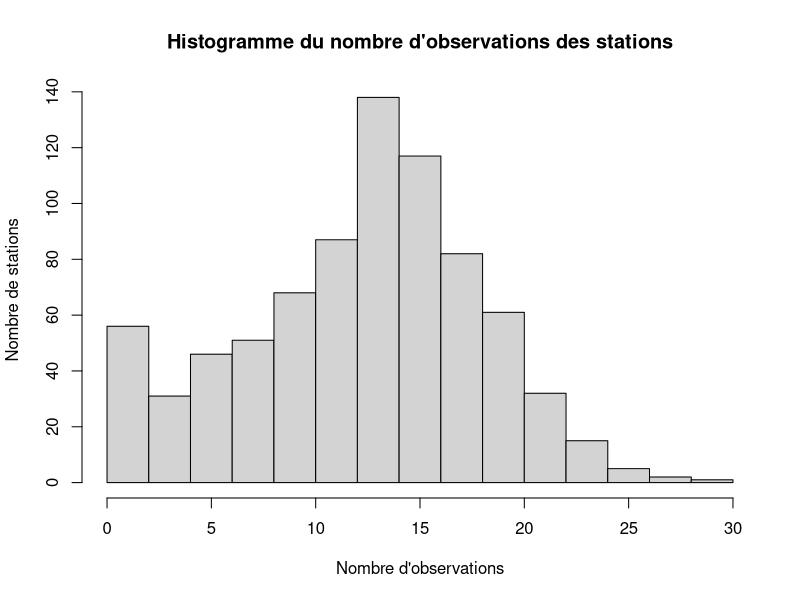
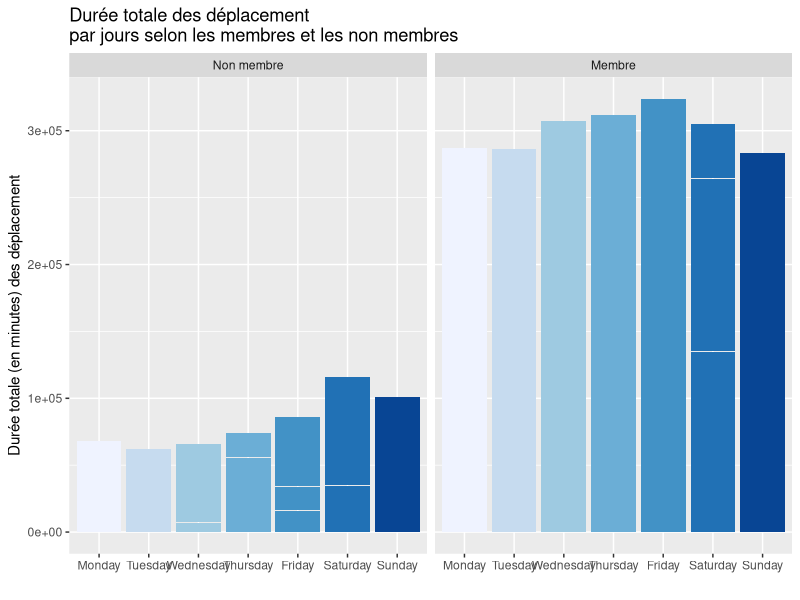
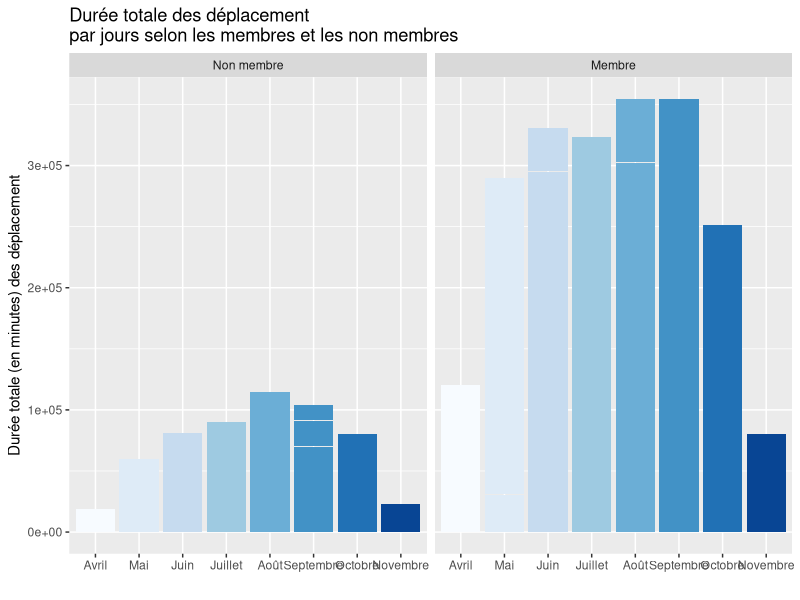
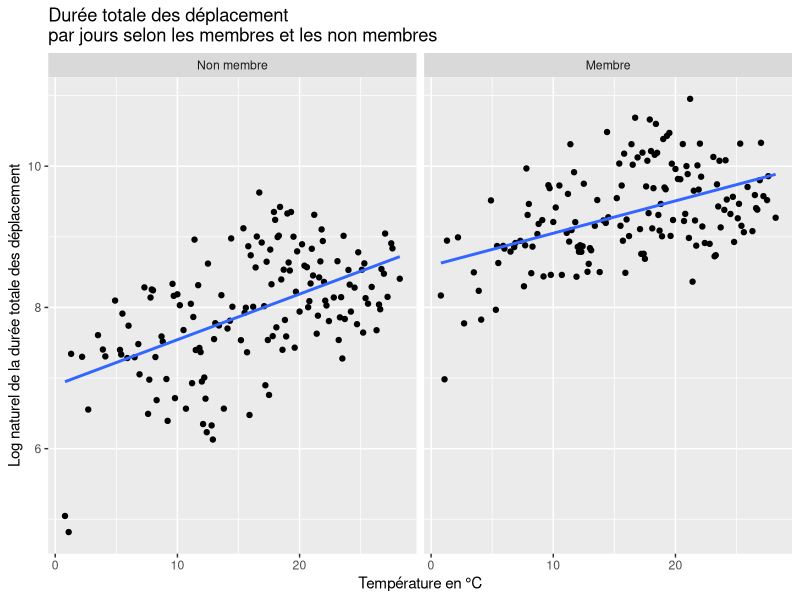
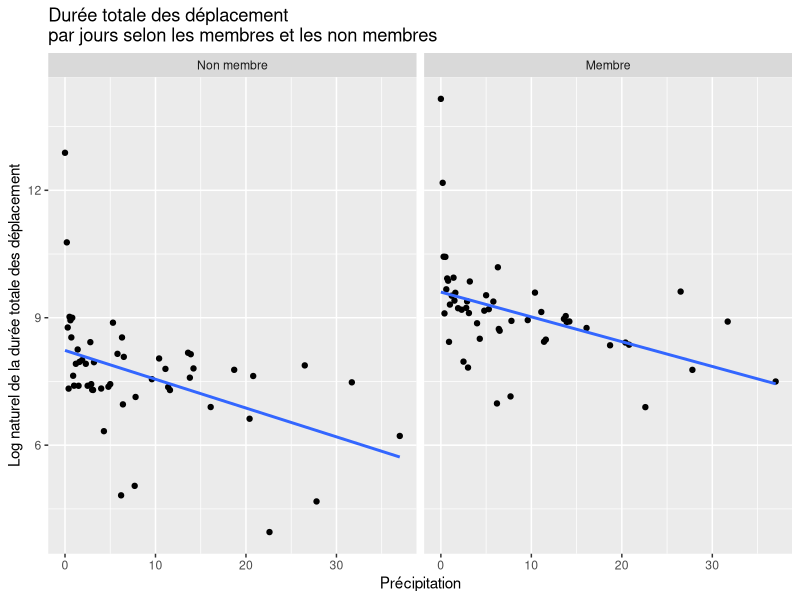
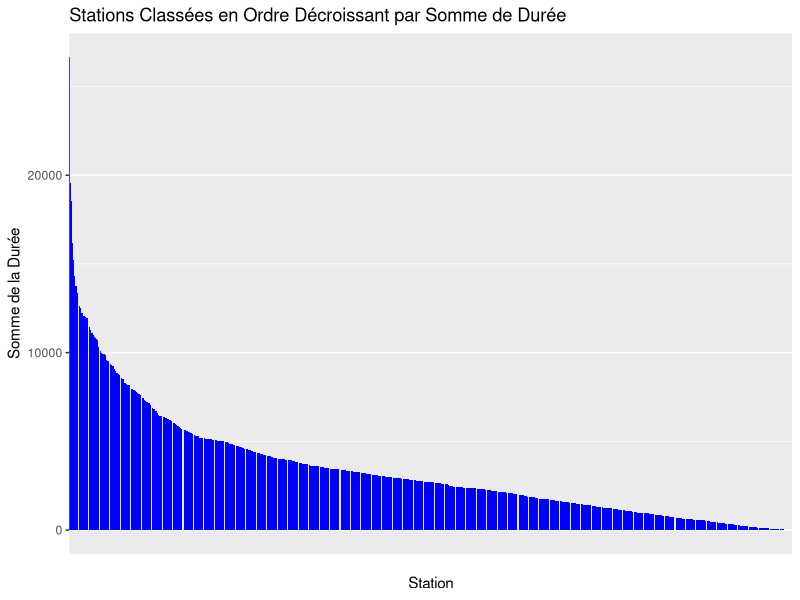
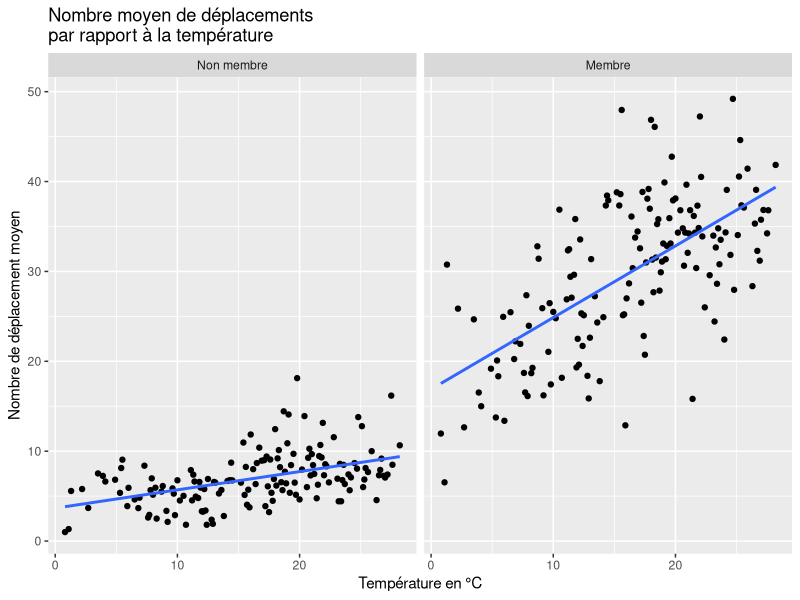
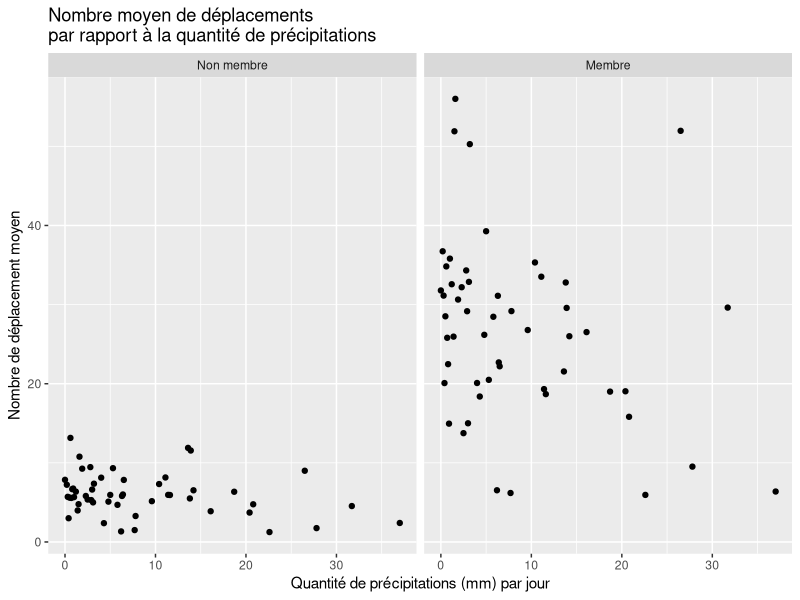

The R script that drew these images, in order:
## ---- chunk 1
knitr::opts_chunk$set(echo = FALSE)
knitr::opts_chunk$set(message = FALSE)
knitr::opts_chunk$set(warning = FALSE)
knitr::opts_chunk$set(error = FALSE)
## ---- chunk 2
library(tidyverse)
library(ggthemes)
library(RColorBrewer)
library(knitr)
## ---- chunk 3
dat = read.csv("bixi1.csv")

## ---- chunk 4
#Importation des données
bixi_raw_data_df= dat
#bixi_raw_data_df=read.table("raw_data/bixi1.csv", sep = ",", header = T)
## ---- chunk 5
knitr::kable(head(bixi_raw_data_df), caption="6 premières observations du jeu de données")
## ---- chunk 6
knitr::kable(tail(bixi_raw_data_df), caption="6 dernières observations du jeu de données")
## ---- chunk 7
str(bixi_raw_data_df)
## ---- chunk 8
options(knitr.kable.NA = "")
bixi_df=data.frame(station=as.factor(bixi_raw_data_df$station),
                   mm=as.factor(bixi_raw_data_df$mm),
                   dd=as.factor(bixi_raw_data_df$dd),
                   wday=as.factor(bixi_raw_data_df$wday),
                   mem=as.factor(bixi_raw_data_df$mem),
                   holiday=as.factor(bixi_raw_data_df$holiday),
                   bixi_raw_data_df[,7:ncol(bixi_raw_data_df)])
knitr::kable(summary(bixi_df), caption="Sommaire des observations")
## ---- chunk 9
freqTable_station=table(bixi_df$station)
hist(freqTable_station, xlab = "Nombre d'observations", ylab = "Nombre de stations", main = "Histogramme du nombre d'observations des stations")
## ---- chunk 10
dat$wday <- factor(dat$wday,
                   levels = c("Monday", "Tuesday", "Wednesday", "Thursday", "Friday", "Saturday", "Sunday"))

label <- c(`1` = "Membre", `0` = "Non membre")
## ---- chunk 11
ggplot(dat, aes(x=wday, y=dur,
           fill = wday)) +
  geom_bar(stat = "identity") +
  scale_fill_brewer(palette = "Blues")+
  facet_wrap(~ mem,labeller=labeller(mem=label))+
  theme(legend.position="none")+
  labs(title = "Durée totale des déplacement \npar jours selon les membres et les non membres")+
  xlab("")+
  ylab("Durée totale (en minutes) des déplacement")
## ---- chunk 12
dat$wday <- factor(dat$wday,
                   levels = c("Monday", "Tuesday", "Wednesday", "Thursday", "Friday", "Saturday", "Sunday"))

label <- c(`1` = "Membre", `0` = "Non membre")
## ---- chunk 13
ggplot(dat, aes(as.factor(mm), dur, fill = as.factor(mm))) +
  geom_bar(stat = "identity") +
  scale_fill_brewer(palette = "Blues")+
  facet_wrap(~ mem,labeller=labeller(mem=label))+
  theme(legend.position="none")+
  scale_x_discrete(breaks = 4:11,labels=c("Avril","Mai","Juin", "Juillet", "Août", "Septembre", "Octobre", "Novembre")) +
  labs(title = "Durée totale des déplacement \npar jours selon les membres et les non membres")+
  xlab("")+
  ylab("Durée totale (en minutes) des déplacement")
## ---- chunk 14
dat_temp <- dat %>%
  select(mem, dur, temp, avg) %>% 
  group_by(temp, mem) %>%
  summarise(dur = log(sum(dur)))
## ---- chunk 15
ggplot(dat_temp, aes(temp, dur)) +
  geom_point() +
  facet_wrap(~mem,labeller=labeller(mem=label))+
  geom_smooth(method='lm', se=FALSE) +
  labs(title = "Durée totale des déplacement \npar jours selon les membres et les non membres")+
  xlab("Température en °C")+
  ylab("Log naturel de la durée totale des déplacement")

dat_temp_cor = dat_temp %>% 
  group_by(mem) %>%
  summarise(cor = cor(temp,dur))
## ---- chunk 16
dat_rain <- dat %>%
  select(mem, dur, rain) %>% 
  group_by(rain, mem) %>%
  summarise(dur = log(sum(dur)))

## ---- chunk 17
ggplot(dat_rain, aes(rain, dur)) +
  geom_point() +
  facet_wrap(~mem,labeller=labeller(mem=label)) +
  geom_smooth(method='lm', se=FALSE) +
  labs(title = "Durée totale des déplacement \npar jours selon les membres et les non membres")+
  xlab("Précipitation")+
  ylab("Log naturel de la durée totale des déplacement")

dat_rain_cor = dat_rain %>% 
  group_by(mem) %>%
  summarise(cor = cor(rain,dur))
## ---- chunk 18
dat_mem <- dat %>%
  select(mem, avg, dur) %>% 
  group_by(mem) %>%
  summarise(avg = mean(avg), dur = sum(dur)) %>% 
  mutate(dur_relative = ifelse(mem == 1, dur / sum(dat$mem == 1), dur / sum(dat$mem ==0))) %>% 
  mutate(mem = ifelse(mem == 1, "Membre", "Non-membre"))
## ---- chunk 19
kable(dat_mem, col.names = c("Membre", "Durée moyenne", "Durée totale", "Durée totale relative"), caption = "Détail sur la durée selon les abonnements")
## ---- chunk 20
dat_hol <- dat %>%
  select(holiday, avg, dur) %>% 
  group_by(holiday) %>%
  summarise(avg = mean(avg), dur = sum(dur)) %>% 
  mutate(dur_relative = ifelse(holiday == 1, dur / sum(dat$holiday == 1), dur / sum(dat$holiday ==0))) %>% 
  mutate(holiday = ifelse(holiday == 1, "Férié", "Non férié"))


kable(dat_hol, col.names = c("Jour", "Durée moyenne", "Durée totale", "Durée totale relative"), caption = "Détail sur la durée selon les fériés")

## ---- chunk 21
dat_station = dat %>% group_by(station) %>% summarise(dur = sum(dur))
data <- dat_station[order(-dat_station$dur), ]

# Créer un graphique à barres classant les stations en ordre décroissant
ggplot(data, aes(x = factor(station, levels = unique(data$station)), y = dur)) +
  geom_bar(stat = "identity", fill = "blue") +
  labs(x = "Station", y = "Somme de la Durée", title = "Stations Classées en Ordre Décroissant par Somme de Durée") +
  scale_x_discrete(labels = rep("", length(data$station))) +
  theme(panel.grid.major.x = element_blank(),
        axis.ticks.x = element_blank())
  
top3_stat_dur = head(data, 3)
## ---- chunk 22
dat_temp_ntot <- dat %>%
  select(mem, n_tot, temp) %>% 
  group_by(temp, mem) %>%
  summarise(n_tot = (mean(n_tot)))

ggplot(dat_temp_ntot, aes(temp, n_tot)) +
  geom_point() + geom_smooth(method='lm', se=FALSE) +
  facet_wrap(~mem,labeller=labeller(mem=label)) +
  labs(title = "Nombre moyen de déplacements \npar rapport à la température")+
  xlab("Température en °C")+
  ylab("Nombre de déplacement moyen")

dat_temp_ntot_cor = dat_temp_ntot %>% 
  group_by(mem) %>%
  summarise(cor = cor(temp,n_tot))
## ---- chunk 23

mean_temp_vs_mm <- round(aggregate(dat$temp~dat$mm, FUN=mean, na.rm = TRUE), digits=2)
kable(mean_temp_vs_mm, col.names = c("Mois","Température moyenne (°C)"), caption = "Température moyenne par mois")

## ---- chunk 24
dat_rain_ntot <- dat %>%
  select(mem, n_tot, rain) %>% 
  group_by(rain, mem) %>%
  summarise(n_tot = (mean(n_tot)))

ggplot(dat_rain_ntot, aes(rain, n_tot)) +
  geom_point() + #geom_smooth(method='lm', se=FALSE) +
  facet_wrap(~mem,labeller=labeller(mem=label)) +
  labs(title = "Nombre moyen de déplacements \npar rapport à la quantité de précipitations")+
  xlab("Quantité de précipitations (mm) par jour")+
  ylab("Nombre de déplacement moyen")

dat_rain_ntot_cor = dat_rain_ntot %>% 
  group_by(mem) %>%
  summarise(cor = cor(rain,n_tot))
## ---- chunk 25

monday <- select(filter(dat, wday == "Monday" & mem == 1),n_tot,n_AM,n_PM)
v_monday <- c(mean(monday$n_AM),mean(monday$n_PM), mean(monday$n_tot-monday$n_AM-monday$n_PM),mean(monday$n_tot))

monday_nm <- select(filter(dat, wday == "Monday" & mem == 0),n_tot,n_AM,n_PM)
v_monday_nm <- c(mean(monday_nm$n_AM),mean(monday_nm$n_PM),mean(monday_nm$n_tot-monday_nm$n_AM-monday_nm$n_PM),mean(monday_nm$n_tot))


tuesday <- select(filter(dat, wday == "Tuesday" & mem == 1),n_tot,n_AM,n_PM)
v_tuesday <- c(mean(tuesday$n_AM),mean(tuesday$n_PM), mean(tuesday$n_tot-tuesday$n_AM-tuesday$n_PM),mean(tuesday$n_tot))

tuesday_nm <- select(filter(dat, wday == "Tuesday" & mem == 0),n_tot,n_AM,n_PM)
v_tuesday_nm <- c(mean(tuesday_nm$n_AM),mean(tuesday_nm$n_PM),mean(tuesday_nm$n_tot-tuesday_nm$n_AM-tuesday_nm$n_PM),mean(tuesday_nm$n_tot))


wednesday <- select(filter(dat, wday == "Wednesday" & mem == 1),n_tot,n_AM,n_PM)
v_wednesday <- c(mean(wednesday$n_AM),mean(wednesday$n_PM), mean(wednesday$n_tot-wednesday$n_AM-wednesday$n_PM),mean(wednesday$n_tot))

wednesday_nm <- select(filter(dat, wday == "Wednesday" & mem == 0),n_tot,n_AM,n_PM)
v_wednesday_nm <- c(mean(wednesday_nm$n_AM),mean(wednesday_nm$n_PM),mean(wednesday_nm$n_tot-wednesday_nm$n_AM-wednesday_nm$n_PM),mean(wednesday_nm$n_tot))


thursday <- select(filter(dat, wday == "Thursday" & mem == 1),n_tot,n_AM,n_PM)
v_thursday <- c(mean(thursday$n_AM),mean(thursday$n_PM), mean(thursday$n_tot-thursday$n_AM-thursday$n_PM),mean(thursday$n_tot))

thursday_nm <- select(filter(dat, wday == "Thursday" & mem == 0),n_tot,n_AM,n_PM)
v_thursday_nm <- c(mean(thursday_nm$n_AM),mean(thursday_nm$n_PM),mean(thursday_nm$n_tot-thursday_nm$n_AM-thursday_nm$n_PM),mean(thursday_nm$n_tot))


friday <- select(filter(dat, wday == "Friday" & mem == 1),n_tot,n_AM,n_PM)
v_friday <- c(mean(friday$n_AM),mean(friday$n_PM), mean(friday$n_tot-friday$n_AM-friday$n_PM),mean(friday$n_tot))

friday_nm <- select(filter(dat, wday == "Friday" & mem == 0),n_tot,n_AM,n_PM)
v_friday_nm <- c(mean(friday_nm$n_AM),mean(friday_nm$n_PM),mean(friday_nm$n_tot-friday_nm$n_AM-friday_nm$n_PM),mean(friday_nm$n_tot))


saturday <- select(filter(dat, wday == "Saturday" & mem == 1),n_tot,n_AM,n_PM)
v_saturday <- c(mean(saturday$n_AM),mean(saturday$n_PM), mean(saturday$n_tot-saturday$n_AM-saturday$n_PM),mean(saturday$n_tot))

saturday_nm <- select(filter(dat, wday == "Saturday" & mem == 0),n_tot,n_AM,n_PM)
v_saturday_nm <- c(mean(saturday_nm$n_AM),mean(saturday_nm$n_PM),mean(saturday_nm$n_tot-saturday_nm$n_AM-saturday_nm$n_PM),mean(saturday_nm$n_tot))


sunday <- select(filter(dat, wday == "Sunday" & mem == 1),n_tot,n_AM,n_PM)
v_sunday <- c(mean(sunday$n_AM),mean(sunday$n_PM), mean(sunday$n_tot-sunday$n_AM-sunday$n_PM),mean(sunday$n_tot))

sunday_nm <- select(filter(dat, wday == "Sunday" & mem == 0),n_tot,n_AM,n_PM)
v_sunday_nm <- c(mean(sunday_nm$n_AM),mean(sunday_nm$n_PM),mean(sunday_nm$n_tot-sunday_nm$n_AM-sunday_nm$n_PM),mean(sunday_nm$n_tot))


v_semaine <- c(mean(v_monday[1],v_tuesday[1],v_wednesday[1],v_thursday[1],v_friday[1]),+
             mean(v_monday[2],v_tuesday[2],v_wednesday[2],v_thursday[2],v_friday[2]),+
             mean(v_monday[3],v_tuesday[3],v_wednesday[3],v_thursday[3],v_friday[3]),+
             mean(v_monday[4],v_tuesday[4],v_wednesday[4],v_thursday[4],v_friday[4]))

v_fin_semaine <- c(mean(v_saturday[1],v_sunday[1]),+
                 mean(v_saturday[2],v_sunday[2]),+
                 mean(v_saturday[3],v_sunday[3]),+
                 mean(v_saturday[4],v_sunday[4]))


v_semaine_nm <- c(mean(v_monday_nm[1],v_tuesday_nm[1],v_wednesday_nm[1],v_thursday_nm[1],v_friday_nm[1]),+
             mean(v_monday_nm[2],v_tuesday_nm[2],v_wednesday_nm[2],v_thursday_nm[2],v_friday_nm[2]),+
             mean(v_monday_nm[3],v_tuesday_nm[3],v_wednesday_nm[3],v_thursday_nm[3],v_friday_nm[3]),+
             mean(v_monday_nm[4],v_tuesday_nm[4],v_wednesday_nm[4],v_thursday_nm[4],v_friday_nm[4]))

v_fin_semaine_nm <- c(mean(v_saturday_nm[1],v_sunday_nm[1]),+
                 mean(v_saturday_nm[2],v_sunday_nm[2]),+
                 mean(v_saturday_nm[3],v_sunday_nm[3]),+
                 mean(v_saturday_nm[4],v_sunday_nm[4]))

n_tot_vs_day = ceiling(c(v_monday, v_tuesday, v_wednesday, v_thursday, v_friday, v_saturday, v_sunday, v_semaine, v_fin_semaine))
n_tot_vs_day_nm = ceiling(c(v_monday_nm, v_tuesday_nm, v_wednesday_nm, v_thursday_nm, v_friday_nm, v_saturday_nm, v_sunday_nm, v_semaine_nm, v_fin_semaine_nm))


moment <- rep(c("AM", "PM", "Nuit", "Total"),9)

day <- c(rep("Lundi",4), rep("Mardi",4), rep("Mercredi",4), rep("Jeudi",4), rep("Vendredi",4), rep("Samedi",4), rep("Dimanche",4), rep("Semaine",4), rep("Fin de semaine",4))

wday_data_n <- data.frame(moment,n_tot_vs_day,day)
wday_data_n_nm <- data.frame(moment,n_tot_vs_day_nm,day)

wday_data_n <- wday_data_n %>% mutate(day=factor(day, 
                                      levels=c("Lundi", "Mardi", "Mercredi",
                                               "Jeudi", "Vendredi", "Samedi", 
                                               "Dimanche", "Semaine", "Fin de semaine"), ordered=TRUE))

wday_data_n_nm <- wday_data_n_nm %>% mutate(day=factor(day, 
                                      levels=c("Lundi", "Mardi", "Mercredi",
                                               "Jeudi", "Vendredi", "Samedi", 
                                               "Dimanche", "Semaine", "Fin de semaine"), ordered=TRUE))

ggplot(wday_data_n, aes(fill=moment,y = n_tot_vs_day, x = day )) + geom_bar(position="dodge", stat="identity")+
geom_text(aes(label=n_tot_vs_day), position=position_dodge(width=0.9), vjust=-0.25) #+
  #geom_vline(xintercept=7.5, linetype="dotted", color="red", size = 0.8)

ggplot(wday_data_n_nm, aes(fill=moment,y = n_tot_vs_day_nm, x = day )) + geom_bar(position="dodge", stat="identity")+
geom_text(aes(label=n_tot_vs_day_nm), position=position_dodge(width=0.9), vjust=-0.25) #+
  #geom_vline(xintercept=7.5, linetype="dotted", color="red", size = 0.8)
              
## ---- chunk 26

dat_test <- dat %>%
  select(mem, n_tot, wday) %>% 
  group_by(wday, mem) %>%
  summarise(n_tot = (mean(n_tot)))


day <- c(rep("Lundi",2), rep("Mardi",2), rep("Mercredi",2), rep("Jeudi",2), rep("Vendredi",2), rep("Samedi",2), rep("Dimanche",2))

ggplot(dat_test, aes(x=wday, y=n_tot,
           fill = day)) +
  geom_bar(stat = "identity") +
  scale_fill_brewer(palette = "Blues")+
  facet_wrap(~ mem,labeller=labeller(mem=label))+
  theme(legend.position="none")+
  labs(title = "Nombre de déplacement \npar jours selon les membres et les non membres")+
  xlab("")+
  ylab("Nombre de déplacement")+
  geom_text(aes(label=ceiling(n_tot)), position=position_dodge(width=0.9), vjust=-0.25)

## ---- chunk 27

data_ferie_mem = unlist(select(filter(dat, holiday == 1 & mem == 1),n_tot))
data_ferie_nmem = unlist(select(filter(dat, holiday == 1 & mem == 0),n_tot))
data_nferie_mem = unlist(select(filter(dat, holiday == 0 & mem == 1),n_tot))
data_nferie_nmem = unlist(select(filter(dat, holiday == 0 & mem == 0),n_tot))

dat_hol_n_tot <- dat %>%
  select(holiday, n_tot) %>% 
  group_by(holiday) %>%
  summarise(avg = mean(n_tot), n_tot = sum(n_tot)) %>% 
  mutate(n_tot_relative = ifelse(holiday == 1, n_tot / sum(dat$holiday == 1), n_tot / sum(dat$holiday ==0))) %>% 
  mutate(holiday = ifelse(holiday == 1, "Férié", "Non férié"))

kable(dat_hol_n_tot, col.names = c("Jour", "Nb. déplacement moyen", "Nb. déplacement total", "Nb. déplacement total relatif"), caption = "Détail sur le nombre de déplacement selon les fériés")

## ---- chunk 28
dat_mem_n_tot <- dat %>%
  select(mem, n_tot) %>% 
  group_by(mem) %>%
  summarise(avg = mean(n_tot), n_tot = sum(n_tot)) %>% 
  mutate(n_tot_relative = ifelse(mem == 1, n_tot / sum(dat$n_tot == 1), n_tot / sum(dat$mem ==0))) %>% 
  mutate(mem = ifelse(mem == 1, "Membre", "Non-membre"))

kable(dat_mem_n_tot, col.names = c("Membre", "Nb. de déplacement moyen", "Nb. de déplacement total", "Nb. de déplacement relatif"), caption = "Détail sur le nombre de déplacement selon les abonnements")
## ---- chunk 29

etat <- rep(c("Membre", "Non-membre"),8)

mois <- c(rep("Avril",2), rep("Mai",2), rep("Juin",2), rep("Juillet",2), rep("Août",2), rep("Septembre",2), rep("Octobre",2), rep("Novembre",2))

dat_mem_n_tot_vs_mm <- select(filter(dat,mem == 1),n_tot,mm)
dat_nmem_n_tot_vs_mm <- select(filter(dat,mem == 0),n_tot,mm)

#v_n_tot_vs_mm <- ceiling(c(mean(filter(dat_mem_n_tot_vs_mm, mm == 4)$n_tot), mean(filter(dat_nmem_n_tot_vs_mm, mm == 4)$n_tot),+
#                       mean(filter(dat_mem_n_tot_vs_mm, mm == 5)$n_tot), mean(filter(dat_nmem_n_tot_vs_mm, mm == 5)$n_tot),+
#                       mean(filter(dat_mem_n_tot_vs_mm, mm == 6)$n_tot), mean(filter(dat_nmem_n_tot_vs_mm, mm == 6)$n_tot),+
#                       mean(filter(dat_mem_n_tot_vs_mm, mm == 7)$n_tot), mean(filter(dat_nmem_n_tot_vs_mm, mm == 7)$n_tot),+
#                       mean(filter(dat_mem_n_tot_vs_mm, mm == 8)$n_tot), mean(filter(dat_nmem_n_tot_vs_mm, mm == 8)$n_tot),+
#                       mean(filter(dat_mem_n_tot_vs_mm, mm == 9)$n_tot), mean(filter(dat_nmem_n_tot_vs_mm, mm == 9)$n_tot),+
#                       mean(filter(dat_mem_n_tot_vs_mm, mm == 10)$n_tot), mean(filter(dat_nmem_n_tot_vs_mm, mm == 10)$n_tot),+
#                       mean(filter(dat_mem_n_tot_vs_mm, mm == 11)$n_tot), mean(filter(dat_nmem_n_tot_vs_mm, mm == 11)$n_tot)))

v_n_tot_vs_mm <- c(sum(filter(dat_mem_n_tot_vs_mm, mm == 4)$n_tot), sum(filter(dat_nmem_n_tot_vs_mm, mm == 4)$n_tot),+
                       sum(filter(dat_mem_n_tot_vs_mm, mm == 5)$n_tot), sum(filter(dat_nmem_n_tot_vs_mm, mm == 5)$n_tot),+
                       sum(filter(dat_mem_n_tot_vs_mm, mm == 6)$n_tot), sum(filter(dat_nmem_n_tot_vs_mm, mm == 6)$n_tot),+
                       sum(filter(dat_mem_n_tot_vs_mm, mm == 7)$n_tot), sum(filter(dat_nmem_n_tot_vs_mm, mm == 7)$n_tot),+
                       sum(filter(dat_mem_n_tot_vs_mm, mm == 8)$n_tot), sum(filter(dat_nmem_n_tot_vs_mm, mm == 8)$n_tot),+
                       sum(filter(dat_mem_n_tot_vs_mm, mm == 9)$n_tot), sum(filter(dat_nmem_n_tot_vs_mm, mm == 9)$n_tot),+
                       sum(filter(dat_mem_n_tot_vs_mm, mm == 10)$n_tot), sum(filter(dat_nmem_n_tot_vs_mm, mm == 10)$n_tot),+
                       sum(filter(dat_mem_n_tot_vs_mm, mm == 11)$n_tot), sum(filter(dat_nmem_n_tot_vs_mm, mm == 11)$n_tot))


dmm_data_n_tot <- data.frame(etat,v_n_tot_vs_mm,mois)

#ggplot(dmm_data_n_tot, aes(fill=etat,y = v_n_tot_vs_mm, x = mois)) + geom_bar(position="dodge",stat="identity")+
#geom_text(aes(label=v_n_tot_vs_mm), position=position_dodge(width=0.9), vjust=-0.25)


dat_test <- dat %>%
  select(mem, n_tot, mm) %>% 
  group_by(mm, mem) %>%
  summarise(n_tot = (sum(n_tot)))

mois <- c(rep("Avril",2), rep("Mai",2), rep("Juin",2), rep("Juillet",2), rep("Août",2), rep("Septembre",2), rep("Octobre",2), rep("Novembre",2))

dat_test <- dat_test %>% mutate(mm=factor(mm, 
                                      levels=c(4:11), ordered=TRUE))


ggplot(dat_test, aes(x=mm, y=n_tot,
           fill = mois)) +
  geom_bar(stat = "identity") +
  scale_fill_brewer(palette = "Blues")+
  facet_wrap(~ mem,labeller=labeller(mem=label))+
  theme(legend.position="none")+
  labs(title = "Nombre de déplacement \npar jours selon les membres et les non membres")+
  xlab("")+
  ylab("Nombre de déplacement")

## ---- chunk 30

dat_n_tot_station <- dat %>%
  select(mem, n_tot, station) %>% 
  group_by(station, mem) %>%
  summarise(n_tot = (sum(n_tot)))%>% 
  add_count(station) %>% 
  filter(dense_rank(n_tot) < 14)


plot(dat_n_tot_station$station,dat_n_tot_station$n_tot)
## ---- chunk 31
knitr::kable(summary(dat), caption="tableau")

## ---- chunk 32
donnees_summary <- dat %>%
  group_by(mem) %>%
  summarise(percentage = n() / nrow(dat) * 100)
# Création variable pour afficher en %

# Création du graphique à barres
ggplot(data = donnees_summary, aes(x = factor(mem), y = percentage, fill = factor(mem))) +
  geom_bar(stat = "identity") +
  guides(fill=guide_legend(title = "Membre"))+
  ggtitle("Pourcentage de membre et de non membre BIXI")+
  xlab("")+
  ylab("Pourcentage")+
  theme_minimal()
## ---- chunk 33
dat %>%  ggplot(aes(avg,temp))+
  geom_point()+
  theme_minimal()

dat %>% ggplot(aes(dur))+
  geom_density()
  
